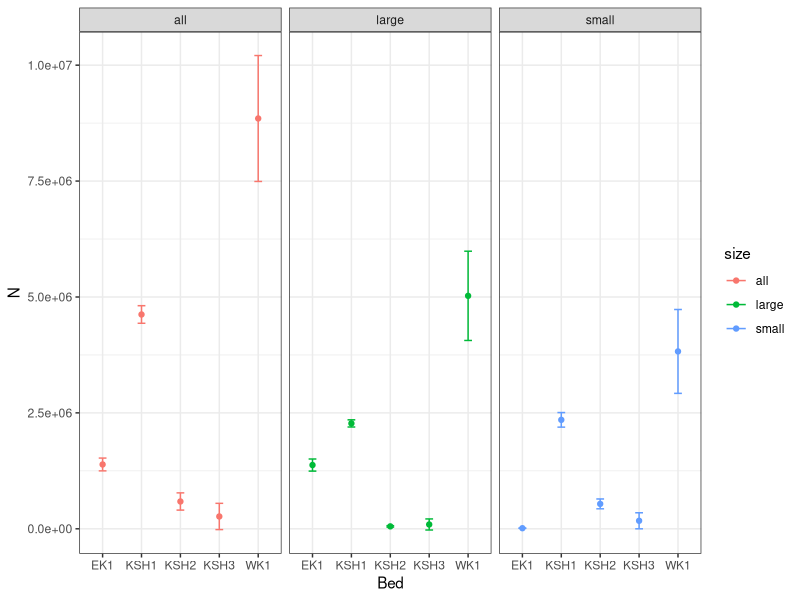
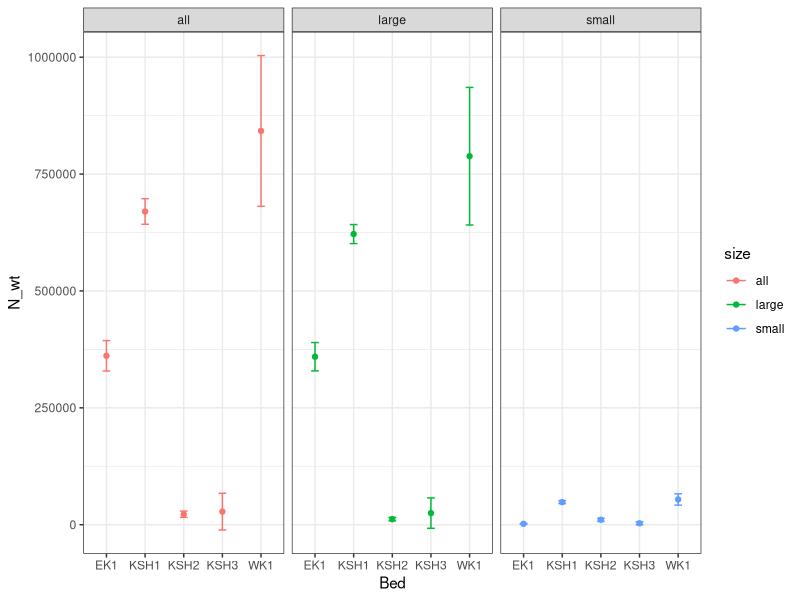

Here is the R script that generated these plots, in order:
####### 2016 Scallop Statewide Survey
####### Ben Williams
####### ben.williams@alaska.gov

## Code   
#-----------------------------------------------------------
## All code, data, and associated documents are held in a single R project
## titles 2016_survey.Rproj  

# Data were forwarded from Josh Mumm joshua.mumm@alaska.gov. I've changed the names of the original files sent
## Try to keep to the tidy data principles http://vita.had.co.nz/papers/tidy-data.pdf  

## Naming 
# lower case names are numeric
# Capitalized names are factors 

## The operational plan lays out the foundation for the analyses herein it is available in the literature folder

#NOTE - this could easily be udated for multiple years by changing the group_by(...) throughout.

# load ----
library(tidyverse)
theme_set(theme_bw())
# data ----
#clean up event data- change names and data types etc.
events <- read.csv('./data/events_2016_161027.csv')
events %>% mutate(ID = gsub(" ", "", STATION_ID),date = as.Date(DATE_SET, format='%m-%d-%Y'),
                  year = as.numeric(format(date, "%Y"))) %>% 
   select(year=year, date=date, Event = EVENT_ID, District = DISTRICT, 
          Dredge = DREDGE_ID, Bed = BED_SW, Type = STATION_TYPE, ID = ID, 
          slat = START_LATITUDE, slon=START_LONGITUDE, sdepth = DEPTH_START_F, 
          stime = START_TIME, speed=TOW_SPEED, maxdepth=Max_Dpth_fa, mindepth=Min_Dpth_fa, 
          elat=END_LATITUDE, elon=END_LONGITUDE, edepth=DEPTH_END_F, etime=END_TIME, 
          calc_length=TOW_LENGTH_CALC, field_length=TOW_LENGTH_FIELD,length=TOW_LENGTH_DESIGNATED,
          performance=GEAR_PERFORMANCE_CODE_SW) -> event

catch <- read.csv('./data/catchComp_2016_161027.csv')
catch %>% select(Event = EVENT_ID, species=RACE_CODE, 
                 size_class=SCAL_SIZE_CLASS, count=COUNT,
                 sample_wt=SAMPLE_WT_KG, cond = CONDITION_CODE_RII, 
                 sample_type = SAMPLE_TYPE) -> catch
# a_i ----
#Dredge width in nmi = 0.00131663 x length of dredging in each station

#add ai column to events dataframe
event %>% mutate(ai=length*0.00131663) -> event #ai is in nmi^2


# areas ----
# number of stations sampled by bed
event %>% group_by(Bed) %>% summarise(n = length(unique(Event))) -> samples

# Total area of each bed
# need to get areas from Josh or Ryan
# for the moment I'll just use the WKI total area of 48.65717

areas <- data.frame(Bed=unique(event$Bed), area =c(48.65717,50,107,10,10))

samples %>% left_join(areas) -> samples


# catch ----
#filter out scallops from the catch data and calculate density
#weight is in kg
catch %>% filter(species==74120, cond==1) %>% 
   group_by(Event, size_class) %>% 
   summarise(catch=sum(count, na.rm=T), 
             weight = sum(sample_wt, na.rm=T)) -> catch.a

# d_i ----
#combine with event data - change NA catches to 0
# do check the end result to be sure that no hauls are being double counted
event %>% filter(performance==1) %>% left_join(catch.a) %>% 
   group_by(size_class) %>% 
   mutate(catch=replace(catch, which(is.na(catch)), 0), 
          di = catch/ai, 
          weight=replace(weight, which(is.na(weight)), 0), 
          di_wt = weight/ai) -> catch.area


# dbar ----
# density variance for both count and weight and error bars
# average biomass per unit area

#calculate for >100 mm shells
catch.area %>% left_join(samples) %>% filter(size_class==1) %>% group_by(Bed) %>% 
   summarise(dbar=(1/mean(n)*sum(di)),
             var_dbar=1/(mean(n)-1)*sum((di-dbar)^2), 
             error = qt(0.975,df=mean(n)-1)*sqrt(var_dbar)/sqrt(mean(n)),
             ll = dbar-error,
             ul=dbar+error,
             ss = sum((di-dbar)^2),
             
             dbar_wt=(1/mean(n)*sum(di_wt)), 
             var_dbar_wt=1/(mean(n)-1)*sum((di_wt-dbar_wt)^2), 
             error_wt = qt(0.975,df=mean(n)-1)*sqrt(var_dbar_wt)/sqrt(mean(n)),
             ll_wt = dbar_wt-error_wt,
             ul_wt=dbar_wt+error_wt,
             ss_wt = sum((di_wt-dbar_wt)^2),
             n=mean(n)) %>% mutate(size='large')-> large 

#calculate for <100 mm shells
catch.area %>% left_join(samples) %>% filter(size_class==2) %>% group_by(Bed) %>% 
   summarise(dbar=1/mean(n)*sum(di),
             var_dbar=1/(mean(n)-1)*sum((di-dbar)^2), 
             error = qt(0.975,df=mean(n)-1)*sqrt(var_dbar)/sqrt(mean(n)),
             ll = dbar-error,
             ul=dbar+error,
             ss = sum((di-dbar)^2),
             
             dbar_wt=1/mean(n)*sum(di_wt), 
             var_dbar_wt=1/(mean(n)-1)*sum((di_wt-dbar_wt)^2), 
             error_wt = qt(0.975,df=mean(n)-1)*sqrt(var_dbar_wt)/sqrt(mean(n)),
             ll_wt = dbar_wt-error_wt,
             ul_wt=dbar_wt+error_wt,
             ss_wt = sum((di_wt-dbar_wt)^2),
             n=mean(n)) %>% mutate(size='small')-> small

#calculate for all shells caught
catch.area %>% left_join(samples) %>% group_by(Bed) %>% 
   summarise(dbar=(1/mean(n)*sum(di)),
             var_dbar=1/(mean(n)-1)*sum((di-dbar)^2), 
             error = qt(0.975,df=mean(n)-1)*sqrt(var_dbar)/sqrt(mean(n)),
             ll = dbar-error,
             ul=dbar+error,
             ss = sum((di-dbar)^2),
             
             dbar_wt=(1/mean(n)*sum(di_wt)), 
             var_dbar_wt=1/(mean(n)-1)*sum((di_wt-dbar_wt)^2), 
             error_wt = qt(0.975,df=mean(n)-1)*sqrt(var_dbar_wt)/sqrt(mean(n)),
             ll_wt = dbar_wt-error_wt,
             ul_wt=dbar_wt+error_wt,
             ss_wt = sum((di_wt-dbar_wt)^2),
             n=mean(n)) %>% mutate(size='all')-> all 


combi <- rbind(large,small)
combi <- rbind(combi, all)

# N ----
# Q = 0.83
Q=0.83
combi %>% left_join(samples) %>% group_by(size,Bed) %>% summarise(N = dbar*area/Q, N_wt = dbar_wt*area/Q) -> N

# var N ----
combi %>% left_join(N) -> abundance



abundance %>% left_join(areas) %>% mutate(var = (area/Q)^2*(1/n)*(1/(n-1))*ss, wt_var = (area/0.83)^2*1/n*1/(n-1)*ss_wt,
                                          UL=N+2*sqrt(var)/sqrt(n), 
                                          LL=N-2*sqrt(var)/sqrt(n), 
                                          UL_wt=N_wt+2*sqrt(wt_var)/sqrt(n),
                                          LL_wt=N_wt-2*sqrt(wt_var)/sqrt(n)) %>% 
   select(Bed, dbar, ll, ul,dbar_wt, ll_wt, ul_wt, size, N, UL, LL, N_wt, UL_wt, LL_wt)-> variances

ggplot(variances, aes(Bed, N, color=size))+geom_point()+geom_errorbar(aes(ymin=LL, ymax=UL), width=.2)+facet_grid(.~size)
ggplot(variances, aes(Bed, N_wt, color=size))+geom_point()+geom_errorbar(aes(ymin=LL_wt, ymax=UL_wt), width=.2)+facet_grid(.~size)

variances

write.csv(variances,'./data/variances')
